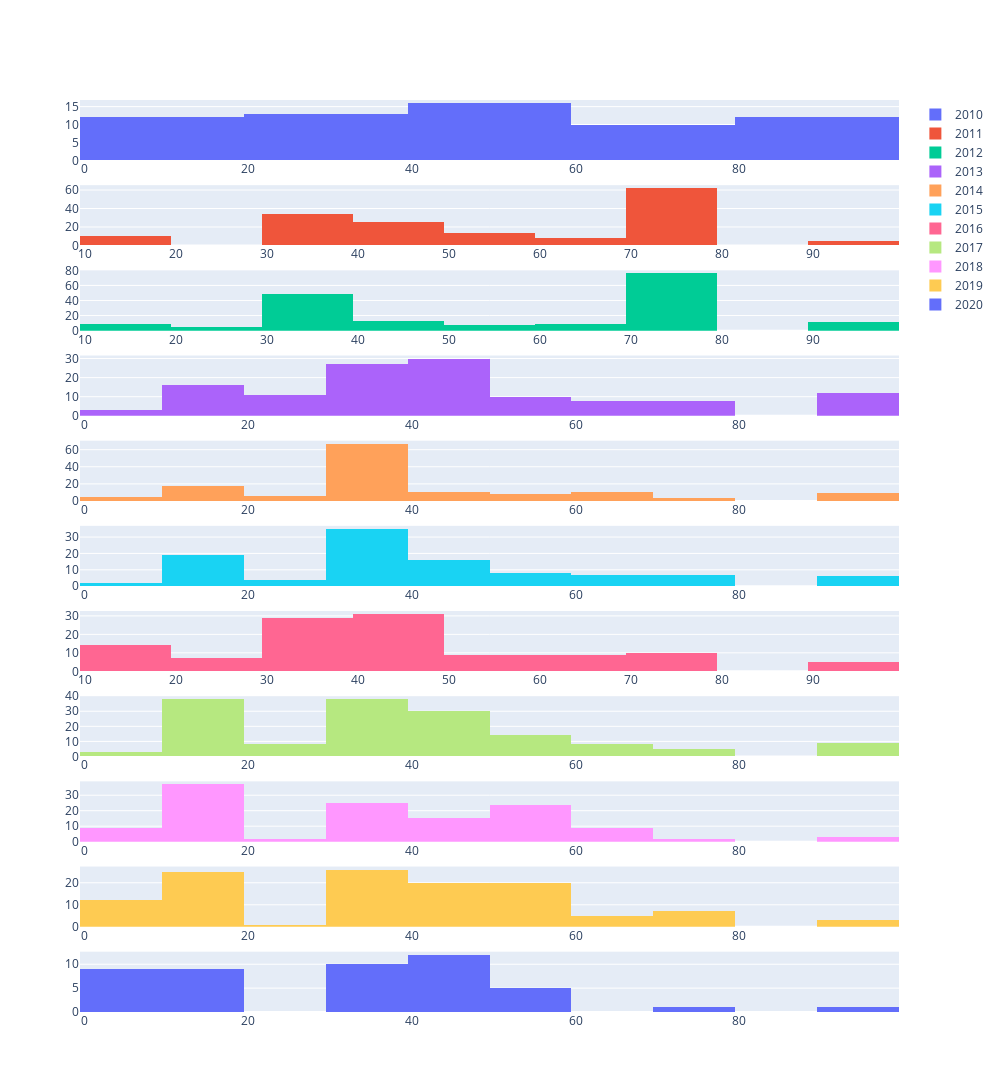

The notebook cell this image was saved under:
### Code cell
# WHAT WAS THE AVERAGE DEMOGRAPHICS ?
row=1
fig=make_subplots(rows=11,cols=1,specs=[[{"type": "histogram"}],
                           [{"type": "histogram"}],
                           [{"type": "histogram"}],
                        [{"type": "histogram"}],
                           [{"type": "histogram"}],
                           [{"type": "histogram"}],
                           [{"type": "histogram"}],
                           [{"type": "histogram"}],
                           [{"type": "histogram"}],
                           [{"type": "histogram"}],
                                       [{"type": "histogram"}],])
for year,group in df.groupby("YEAR"):
    fig.append_trace(go.Histogram(x=group["AGE"],name=year),row=row,col=1,)
    row+=1
fig.update_layout(height=2000,width=1000)
fig.show()

### Figure 1 — Plotly figure (JSON) as saved in the notebook; plotly's stock layout.template omitted (floating-point values rounded to 4 significant figures; data arrays with more than 128 entries replaced by an {"elided": "..."} marker saying what was removed)
{"data": [{"name": "2010", "type": "histogram", "x": [37, 64, 64, 16, 13, 13, 93, 93, 93, 93, 93, 93, 93, 93, 93, 93, 93, 93, 21, 21, 31, 31, 31, 52, 70, 31, 49, 49, 47, 47, 70, 11, 11, 11, 45, 36, 66, 66, 66, 66, 33, 33, 33, 33, 33, 51, 51, 51, 74, 72, 55, 43, 43, 43, 54, 12, 12, 12, 12, 15, 54, 54, 12], "xaxis": "x", "yaxis": "y"}, {"name": "2011", "type": "histogram", "x": {"elided": "157 int values"}, "xaxis": "x2", "yaxis": "y2"}, {"name": "2012", "type": "histogram", "x": {"elided": "180 int values"}, "xaxis": "x3", "yaxis": "y3"}, {"name": "2013", "type": "histogram", "x": [37, 50, 7, 23, 23, 23, 23, 23, 23, 64, 16, 13, 26, 93, 93, 93, 93, 93, 93, 93, 93, 93, 93, 93, 93, 21, 31, 31, 31, 31, 31, 31, 31, 31, 31, 31, 31, 49, 49, 49, 49, 49, 49, 49, 49, 49, 49, 49, 49, 39, 39, 25, 25, 25, 33, 70, 70, 70, 70, 46, 46, 46, 46, 46, 46, 36, 66, 66, 66, 66, 66, 66, 66, 33, 33, 33, 33, 33, 33, 33, 33, 33, 33, 33, 51, 51, 51, 51, 51, 51, 8, 8, 74, 72, 72, 72, 55, 47, 47, 47, 47, 47, 47, 47, 47, 47, 47, 47, 47, 54, 58, 12, 15, 15, 15, 15, 15, 15, 15, 15, 15, 12, 12, 12, 12], "xaxis": "x4", "yaxis": "y4"}, {"name": "2014", "type": "histogram", "x": {"elided": "136 int values"}, "xaxis": "x5", "yaxis": "y5"}, {"name": "2015", "type": "histogram", "x": [37, 37, 50, 50, 50, 23, 23, 23, 23, 14, 64, 64, 13, 73, 73, 93, 93, 93, 93, 93, 93, 44, 31, 31, 52, 49, 49, 39, 39, 39, 39, 39, 39, 39, 39, 47, 47, 47, 47, 70, 70, 17, 17, 11, 45, 45, 64, 36, 36, 36, 36, 36, 36, 36, 36, 36, 36, 66, 66, 66, 66, 33, 33, 33, 33, 33, 33, 33, 33, 33, 33, 33, 33, 51, 46, 46, 8, 8, 74, 72, 72, 55, 55, 55, 47, 47, 47, 47, 47, 12, 15, 15, 15, 15, 15, 15, 15, 15, 15, 15, 15, 15, 15, 35], "xaxis": "x6", "yaxis": "y6"}, {"name": "2016", "type": "histogram", "x": [37, 37, 37, 37, 50, 23, 23, 23, 23, 23, 23, 64, 13, 73, 73, 93, 93, 93, 93, 93, 21, 44, 31, 31, 31, 31, 31, 31, 31, 31, 31, 52, 70, 70, 70, 49, 39, 39, 39, 39, 39, 39, 39, 47, 47, 17, 17, 46, 46, 46, 46, 46, 46, 46, 46, 46, 45, 64, 36, 66, 66, 66, 66, 66, 66, 66, 33, 33, 33, 33, 33, 33, 33, 33, 46, 46, 46, 46, 46, 46, 46, 46, 46, 46, 46, 46, 74, 74, 74, 74, 72, 55, 47, 47, 47, 47, 47, 54, 54, 54, 54, 54, 15, 15, 15, 15, 15, 15, 15, 15, 15, 15, 15, 54], "xaxis": "x7", "yaxis": "y7"}, {"name": "2017", "type": "histogram", "x": {"elided": "153 int values"}, "xaxis": "x8", "yaxis": "y8"}, {"name": "2018", "type": "histogram", "x": [37, 37, 37, 37, 3, 3, 50, 14, 14, 64, 34, 34, 34, 16, 16, 16, 16, 16, 16, 16, 16, 16, 16, 16, 16, 16, 16, 16, 16, 16, 16, 93, 93, 93, 31, 3, 3, 3, 52, 52, 52, 52, 52, 52, 52, 52, 31, 31, 31, 39, 39, 39, 39, 39, 39, 39, 39, 39, 25, 47, 47, 47, 47, 33, 17, 17, 46, 46, 64, 36, 36, 66, 66, 66, 66, 66, 66, 66, 33, 4, 4, 46, 46, 8, 8, 74, 72, 55, 55, 55, 55, 55, 55, 55, 55, 55, 55, 55, 55, 55, 47, 47, 47, 47, 47, 47, 47, 58, 58, 12, 12, 15, 15, 15, 15, 15, 15, 15, 15, 15, 15, 15, 15, 35, 22, 12], "xaxis": "x9", "yaxis": "y9"}, {"name": "2019", "type": "histogram", "x": [37, 37, 37, 37, 37, 3, 50, 50, 61, 7, 7, 64, 16, 16, 16, 16, 16, 16, 16, 16, 16, 16, 16, 16, 16, 16, 16, 16, 16, 26, 93, 93, 93, 3, 3, 52, 70, 31, 49, 49, 49, 39, 39, 39, 39, 39, 39, 39, 39, 39, 39, 47, 47, 47, 47, 47, 47, 2, 3, 3, 3, 33, 33, 70, 70, 17, 46, 46, 11, 11, 11, 11, 36, 36, 36, 66, 66, 66, 33, 33, 33, 33, 33, 51, 4, 4, 46, 8, 74, 72, 72, 72, 55, 55, 55, 55, 55, 55, 55, 55, 55, 55, 55, 55, 55, 47, 47, 47, 47, 47, 47, 47, 47, 58, 58, 12, 15, 15, 54], "xaxis": "x10", "yaxis": "y10"}, {"name": "2020", "type": "histogram", "x": [37, 3, 3, 7, 14, 16, 16, 16, 16, 16, 16, 16, 93, 3, 52, 39, 39, 39, 47, 47, 47, 47, 47, 47, 47, 3, 3, 3, 70, 17, 46, 46, 46, 36, 36, 36, 36, 33, 33, 51, 46, 8, 8, 55, 55, 55, 47], "xaxis": "x11", "yaxis": "y11"}], "layout": {"height": 2000, "width": 1000, "xaxis": {"anchor": "y", "domain": [0, 1]}, "xaxis10": {"anchor": "y10", "domain": [0, 1]}, "xaxis11": {"anchor": "y11", "domain": [0, 1]}, "xaxis2": {"anchor": "y2", "domain": [0, 1]}, "xaxis3": {"anchor": "y3", "domain": [0, 1]}, "xaxis4": {"anchor": "y4", "domain": [0, 1]}, "xaxis5": {"anchor": "y5", "domain": [0, 1]}, "xaxis6": {"anchor": "y6", "domain": [0, 1]}, "xaxis7": {"anchor": "y7", "domain": [0, 1]}, "xaxis8": {"anchor": "y8", "domain": [0, 1]}, "xaxis9": {"anchor": "y9", "domain": [0, 1]}, "yaxis": {"anchor": "x", "domain": [0.9339, 1]}, "yaxis10": {"anchor": "x10", "domain": [0.09339, 0.1595]}, "yaxis11": {"anchor": "x11", "domain": [0, 0.06612]}, "yaxis2": {"anchor": "x2", "domain": [0.8405, 0.9066]}, "yaxis3": {"anchor": "x3", "domain": [0.7471, 0.8132]}, "yaxis4": {"anchor": "x4", "domain": [0.6537, 0.7198]}, "yaxis5": {"anchor": "x5", "domain": [0.5603, 0.6264]}, "yaxis6": {"anchor": "x6", "domain": [0.4669, 0.5331]}, "yaxis7": {"anchor": "x7", "domain": [0.3736, 0.4397]}, "yaxis8": {"anchor": "x8", "domain": [0.2802, 0.3463]}, "yaxis9": {"anchor": "x9", "domain": [0.1868, 0.2529]}}}
